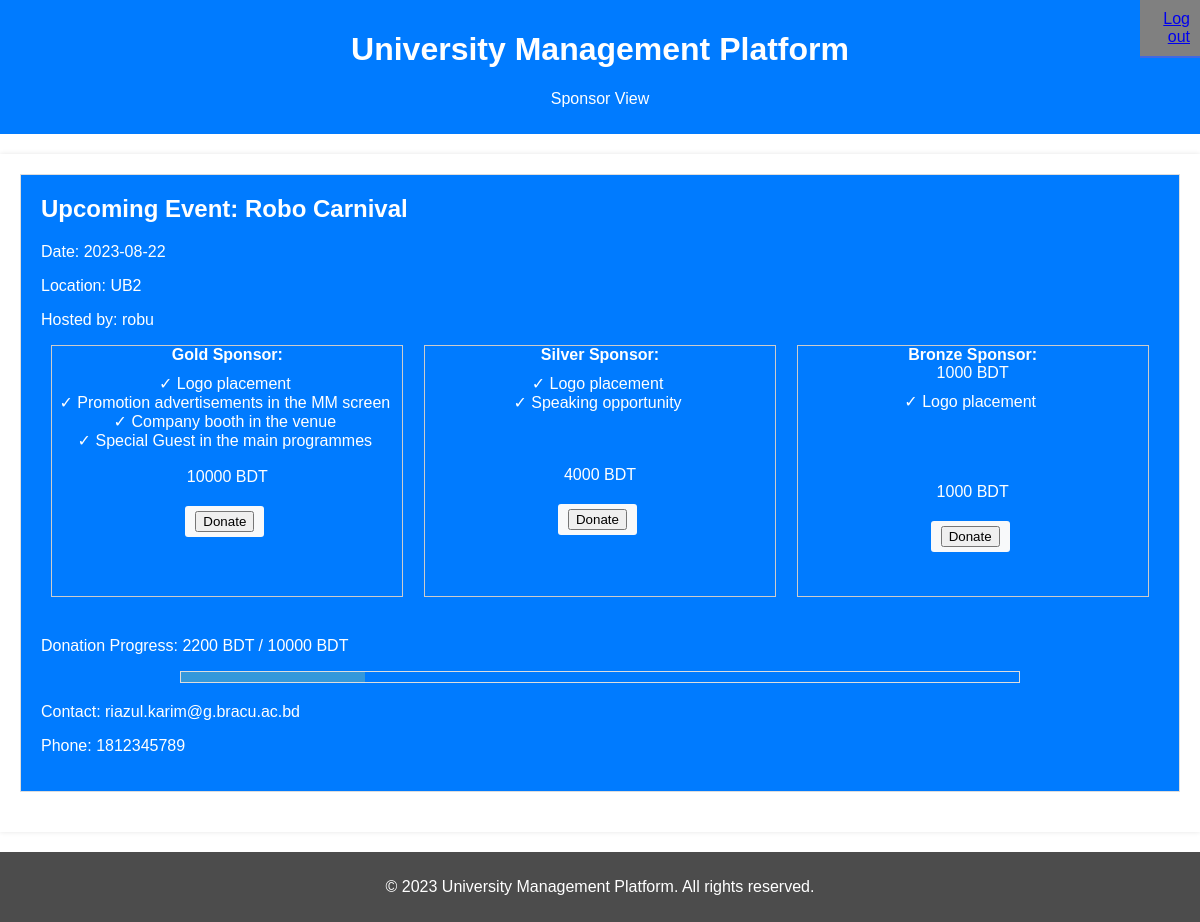
The app's page /donate.php?event_id=1 with its own data.
### tables this page shows
CREATE TABLE `event` (
  `event_id` int(100) NOT NULL,
  `name` varchar(100) NOT NULL,
  `cost` int(100) NOT NULL,
  `date` date NOT NULL,
  `capacity` int(100) NOT NULL,
  `vanue` varchar(100) NOT NULL,
  `oca_id` int(100) NOT NULL,
  `club_name` varchar(100) NOT NULL,
  `money_received` int(11) NOT NULL
);

CREATE TABLE `member` (
  `student_id` int(11) NOT NULL,
  `name` varchar(110) NOT NULL,
  `designation` varchar(11) NOT NULL,
  `email` varchar(100) NOT NULL,
  `dob` date NOT NULL,
  `department` varchar(11) NOT NULL,
  `gender` varchar(11) NOT NULL,
  `club` varchar(110) NOT NULL,
  `pin` int(11) NOT NULL,
  `contact_no` int(11) NOT NULL
);

### donate.php (the view, shortened to what this page needs)
<?php
      require_once("dbconnect.php");
    $eventID = $_GET['event_id'];
    $eventSql = "SELECT * FROM event WHERE event_id = $eventID";
    $eventResult = mysqli_query($conn, $eventSql);
    if (mysqli_num_rows($eventResult) > 0) {
        $eventRow = mysqli_fetch_assoc($eventResult);
        $eventName = $eventRow['name'];
        $eventCost = $eventRow['cost'];
        $eventDate = $eventRow['date'];
        $eventLocation = $eventRow['vanue'];
        $clubName = $eventRow['club_name'];
        $moneyReceived = $eventRow['money_received'];
        } else {
          echo "<p>No event found.</p>";
        }
    $ratio = $moneyReceived/$eventCost*100;
    $presiSql = "Select email,contact_no from member where designation= 'president' and club= '$clubName'";
    $presiResult = mysqli_query($conn,$presiSql);
    $row = mysqli_fetch_array($presiResult);
    $presiEmail = $row[0];
    $presiContact = $row[1];
    ?>
<!DOCTYPE html>
<html lang="en">
<head>
</head>
<body>
<div class="navbar">
        <a href="logout.php">Log out</a>
  </div>
  <header>
    <h1>University Management Platform</h1>
    <p>Sponsor View</p>
  </header>
  <div class="container">
    <div class="event">
      <h2>Upcoming Event: <?php echo $eventName; ?></h2>
      <p>Date: <?php echo $eventDate; ?></p>
      <p>Location: <?php echo $eventLocation; ?></p>
      <p>Hosted by: <?php echo $clubName; ?></p>
      <div class="sponsor-container">
      <div class="sponsor-box">
      <div class="sponsor-level">Gold Sponsor:</div>
      <div class="benefits">
        <div class="tick">&#10003; Logo placement</div>
        <div class="tick">&#10003; Promotion advertisements in the MM screen</div>
        <div class="tick">&#10003; Company booth in the venue</div>
        <div class="tick">&#10003; Special Guest in the main programmes</div>
      </div>
      <br>
      <div>10000 BDT</div>
      <form method="post" action="">
    <div class="donate-button">
        <button type="submit">Donate</button>
    </div>
</form>
    </div>
    <div class="sponsor-box">
      <div class="sponsor-level">Silver Sponsor:</div>
      <div class="benefits">
        <div class="tick">&#10003; Logo placement</div>
        <div class="tick">&#10003; Speaking opportunity</div>
      </div>
      <br>
      <br>
      <br>
      <div>4000 BDT</div>
      <form method="post" action="">
    <div class="donate-button">
        <button type="submit">Donate</button>
    </div>
</form>
    </div>
    <div class="sponsor-box">
      <div class="sponsor-level">Bronze Sponsor:</div>
      <div>1000 BDT</div>
      <div class="benefits">
        <div class="tick">&#10003; Logo placement</div>
      </div>
      <br>
      <br>
      <br>
      <br>
      <div>1000 BDT</div>
      <form method="post" action="">
    <div class="donate-button">
        <button type="submit">Donate</button>
    </div>
</form>
    </div>
</div>
      <div class="donation-progress">
        <p>Donation Progress: <?php echo $moneyReceived; ?> BDT / <?php echo $eventCost; ?> BDT</p>
        <div style="border: 1px solid #ddd; height: 10px; width: 75%; margin: 10px auto;">
          <div style="background-color: #3498db; height: 100%; width: <?php echo $ratio; ?>%;"></div>
        </div>
      </div>
      <div class="contact-info">
        <p>Contact: <?php echo $presiEmail;?></p>
        <p>Phone: <?php echo $presiContact;?></p>
      </div>
    </div>
  </div>
  <div class="footer">
    <p>&copy; 2023 University Management Platform. All rights reserved.</p>
  </div>
</body>
</html>

### donate.php (style rules this page uses)
body { font-family: Arial, sans-serif; margin: 0; padding: 0; background-image: url('img/bracubackground.jpg'); background-size: cover; background-position: center; background-repeat: no-repeat; }
.navbar { position: fixed; top: 0; right: 0; text-align: right; border-bottom: 2px solid #4169E1; background-color: #808080; padding: 10px; width: 5%; box-sizing: border-box; z-index: 100; }
header { background-color: #007BFF; color: white; text-align: center; padding: 10px 0; }
.container { max-width: 1200px; margin: 20px auto; padding: 20px; box-shadow: 0 0 5px rgba(0, 0, 0, 0.1); background-color: rgba(255, 255, 255, 0.9); }
.event { padding: 20px; border: 1px solid #ddd; margin-bottom: 20px; background-color: #007BFF; color: white; }
.event h2 { margin-top: 0; }
.sponsor-container { display: flex; flex-direction: row; justify-content: space-around; align-items: flex-start; }
.sponsor-box { border: 1px solid #ccc; width: 350px; height: 250px; margin-bottom: 20px; display: flex; flex-direction: column; align-items: center; text-align: center; }
.benefits { display: flex; flex-direction: column; align-items: center; margin-top: 10px; }
.tick { margin-right: 5px; }
.donate-button { margin-top: 20px; }
.sponsor-level { font-weight: bold; }
.donation-progress { margin-top: 20px; color: white; }
.contact-info { margin-top: 20px; color: white; }
.donate-button { background-color: #F8F9FA; color: #007BFF; border: none; padding: 5px 10px; cursor: pointer; border-radius: 3px; margin-right: 5px; }
.footer { text-align: center; margin-top: 20px; padding: 10px; background-color: rgba(0, 0, 0, 0.7); color: white; }

### records on screen
event: name "Robo Carnival", date "2023-08-22", vanue "UB2", club_name "robu", money_received "2200", cost "10000"
member: email "riazul.karim@g.bracu.ac.bd", contact_no "1812345789"
